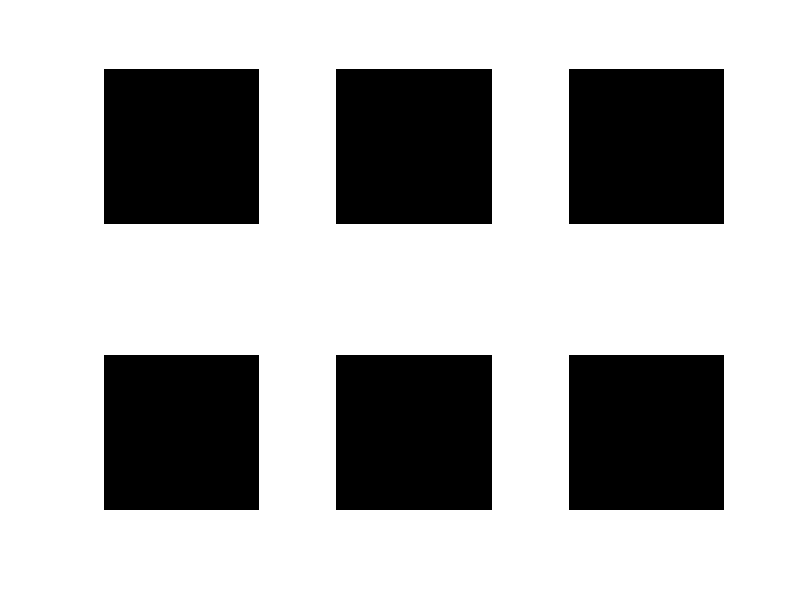

This chart was generated by the following MATLAB code: (Note: this script raises an error after producing the figure.)

% ET_DEMO_MLEM
%     NiftyRec Demo: MLEM SPECT reconstruction 
%
%See also
%   ET_DEMO_OSEM, ET_DEMO_MAPEM_MRF, ET_MAPEM_STEP
%
% 
%Stefano Pedemonte
%Copyright 2009-2013 CMIC-UCL
%Gower Street, London, UK


%% Parameters
N          = 128;
N_cameras  = 120;
cameras    = linspace(0,2*pi,N_cameras)';
psf        = ones(5,5,N);
N_counts   = 50e6;

iter_mlem  = 30;
GPU        = 1;

phantom_type   = 3;  % 0 for 'brain FDG PET'; 1 for sphere in uniform background; 2 for spiral

%% Initialise plot
figure(1); subplot(2,3,1); image(zeros(N,N)); colormap gray; axis square off tight; 
figure(1); subplot(2,3,2); image(zeros(N,N)); colormap gray; axis square off tight; 
figure(1); subplot(2,3,3); image(zeros(N,N)); colormap gray; axis square off tight; 
figure(1); subplot(2,3,4); image(zeros(N,N)); colormap gray; axis square off tight; 
figure(1); subplot(2,3,5); image(zeros(N,N)); colormap gray; axis square off tight; 
figure(1); subplot(2,3,6); image(zeros(N,N)); colormap gray; axis square off tight; pause(0.1); 

%% Load or generate phantom 
disp('Creating synthetic sinogram..');
mask = et_spherical_phantom(N,N,N,N*0.45,1,0,(N+1)/2,(N+1)/2,(N+1)/2);
if phantom_type == 0
    phantom_file = 'activity_128.nii'; 
    if not(exist(phantom_file,'file'))
        fprintf('Synthetic data file %s cannot be found. \nPlease make sure that NiftyRec data is installed. \nIf NiftyRec was built and installed from the source code, \nrun CMake, enable the INCLUDE_DATA flag and run "make install".\n',phantom_file); 
        return;
    end
    phantom = et_load_nifti(phantom_file); 
    phantom = phantom.img .* mask;
elseif phantom_type == 1
    phantom = et_spherical_phantom(N,N,N,N/8,60,20,N/4,N/2,N/3) .* mask;
else
    phantom = et_spiral_phantom(N,N,N,60,20,8,2,10,40,2) .* mask;
end
attenuation = 0;
figure(1); subplot(2,3,1); imagesc(squeeze(phantom(:,floor(N/2),:))); colormap gray; axis square off tight;  pause(0.1); 

%% Simulate SPECT scan 
ideal_sinogram = et_project(phantom, cameras, attenuation, psf, GPU);
ideal_sinogram = ideal_sinogram/sum(ideal_sinogram(:))*N_counts;
sinogram = et_poissrnd(ideal_sinogram);

disp('Visualising sinogram..');
for i=1:N_projections  
    figure(1); subplot(2,3,2); image(0.3*squeeze(sinogram(:,:,i))'); colormap gray; axis square off tight;  pause(0.1);     
    if i<N/2
        figure(1); subplot(2,3,3); image(0.3*squeeze(sinogram(:,i,:))); colormap gray; axis square off tight;  pause(0.1); 
    end
end

%% Compute normalization volume
disp('Computing normalization..');
norm = et_backproject(ones(N,N,length(cameras)), cameras, attenuation, psf, GPU) ;

%% Reconstruction:
disp('Reconstructing..');
activity = ones(N,N,N);
for i=1:iter_mlem
    fprintf('\nMLEM step: %d',i);
    activity = et_mapem_step(activity, norm, sinogram, cameras, attenuation, psf, 0, 0, GPU, 0, 0.0001);
    scale = 400;
    figure(1); subplot(2,3,4); image(scale*squeeze(mask(:,floor(N/2),:).*activity(:,floor(N/2),:))); colormap gray; axis square off tight;     
    figure(1); subplot(2,3,5); image(scale*squeeze(mask(floor(N/2),:,:).*activity(floor(N/2),:,:))); colormap gray; axis square off tight;
    figure(1); subplot(2,3,6); image(scale*squeeze(mask(:,:,floor(N/2)).*activity(:,:,floor(N/2))')); colormap gray; axis square off tight; pause(0.05);     
end



%% Cleanup 
if GPU
    et_reset_gpu();
end

disp('MLEM Done');

